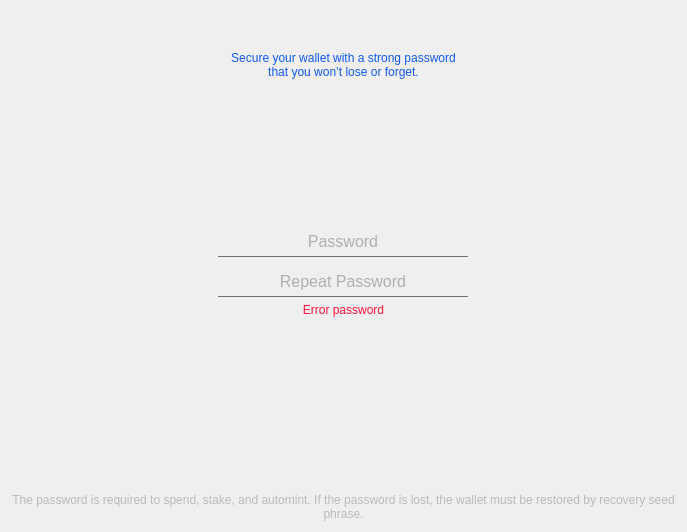
<?xml version="1.0" encoding="UTF-8"?>
<ui version="4.0">
 <class>CreatePassword</class>
 <widget class="QWidget" name="CreatePassword">
  <property name="geometry">
   <rect>
    <x>0</x>
    <y>0</y>
    <width>687</width>
    <height>532</height>
   </rect>
  </property>
  <property name="windowTitle">
   <string>Form</string>
  </property>
  <layout class="QVBoxLayout" name="verticalLayout">
   <item>
    <spacer name="verticalSpacer">
     <property name="orientation">
      <enum>Qt::Vertical</enum>
     </property>
     <property name="sizeType">
      <enum>QSizePolicy::Fixed</enum>
     </property>
     <property name="sizeHint" stdset="0">
      <size>
       <width>20</width>
       <height>40</height>
      </size>
     </property>
    </spacer>
   </item>
   <item alignment="Qt::AlignHCenter">
    <widget class="QLabel" name="labelTitle">
     <property name="maximumSize">
      <size>
       <width>16777215</width>
       <height>50</height>
      </size>
     </property>
     <property name="styleSheet">
      <string notr="true">color:#105aef;</string>
     </property>
     <property name="text">
      <string>Secure your wallet with a strong password 
that you won’t lose or forget.</string>
     </property>
     <property name="alignment">
      <set>Qt::AlignCenter</set>
     </property>
     <property name="wordWrap">
      <bool>true</bool>
     </property>
    </widget>
   </item>
   <item>
    <spacer name="verticalSpacer_2">
     <property name="orientation">
      <enum>Qt::Vertical</enum>
     </property>
     <property name="sizeType">
      <enum>QSizePolicy::Fixed</enum>
     </property>
     <property name="sizeHint" stdset="0">
      <size>
       <width>20</width>
       <height>140</height>
      </size>
     </property>
    </spacer>
   </item>
   <item alignment="Qt::AlignHCenter">
    <widget class="QFrame" name="frame">
     <property name="minimumSize">
      <size>
       <width>0</width>
       <height>50</height>
      </size>
     </property>
     <property name="styleSheet">
      <string notr="true">border:none;</string>
     </property>
     <property name="frameShape">
      <enum>QFrame::StyledPanel</enum>
     </property>
     <property name="frameShadow">
      <enum>QFrame::Raised</enum>
     </property>
     <layout class="QVBoxLayout" name="verticalLayout_2">
      <property name="spacing">
       <number>2</number>
      </property>
      <property name="leftMargin">
       <number>0</number>
      </property>
      <property name="topMargin">
       <number>0</number>
      </property>
      <property name="rightMargin">
       <number>0</number>
      </property>
      <property name="bottomMargin">
       <number>0</number>
      </property>
      <item>
       <widget class="QLineEdit" name="editPassword">
        <property name="minimumSize">
         <size>
          <width>250</width>
          <height>0</height>
         </size>
        </property>
        <property name="maximumSize">
         <size>
          <width>250</width>
          <height>16777215</height>
         </size>
        </property>
        <property name="styleSheet">
         <string notr="true">background-color:transparent;
color:#707070;
font-size:16px;
border:0px;
padding-right:6px;
padding-left:6px;
padding-top:6px;
padding-bottom:2px;</string>
        </property>
        <property name="inputMethodHints">
         <set>Qt::ImhHiddenText</set>
        </property>
        <property name="text">
         <string/>
        </property>
        <property name="alignment">
         <set>Qt::AlignCenter</set>
        </property>
        <property name="placeholderText">
         <string>Password</string>
        </property>
       </widget>
      </item>
      <item>
       <widget class="QLabel" name="separatorPassword">
        <property name="minimumSize">
         <size>
          <width>250</width>
          <height>1</height>
         </size>
        </property>
        <property name="maximumSize">
         <size>
          <width>250</width>
          <height>1</height>
         </size>
        </property>
        <property name="styleSheet">
         <string notr="true">background-color:#707070;
</string>
        </property>
        <property name="text">
         <string/>
        </property>
       </widget>
      </item>
      <item>
       <widget class="QLineEdit" name="editPasswordRepeat">
        <property name="minimumSize">
         <size>
          <width>250</width>
          <height>0</height>
         </size>
        </property>
        <property name="maximumSize">
         <size>
          <width>250</width>
          <height>16777215</height>
         </size>
        </property>
        <property name="styleSheet">
         <string notr="true">background-color:transparent;
color:#707070;
font-size:16px;
border:0px;
padding-right:6px;
padding-left:6px;
padding-top:12px;
padding-bottom:2px;</string>
        </property>
        <property name="alignment">
         <set>Qt::AlignCenter</set>
        </property>
        <property name="placeholderText">
         <string>Repeat Password</string>
        </property>
       </widget>
      </item>
      <item>
       <widget class="QLabel" name="separatorPasswordRepeat">
        <property name="sizePolicy">
         <sizepolicy hsizetype="Fixed" vsizetype="Fixed">
          <horstretch>0</horstretch>
          <verstretch>0</verstretch>
         </sizepolicy>
        </property>
        <property name="minimumSize">
         <size>
          <width>250</width>
          <height>1</height>
         </size>
        </property>
        <property name="maximumSize">
         <size>
          <width>250</width>
          <height>1</height>
         </size>
        </property>
        <property name="styleSheet">
         <string notr="true">background-color:#707070;</string>
        </property>
        <property name="text">
         <string/>
        </property>
       </widget>
      </item>
     </layout>
    </widget>
   </item>
   <item>
    <widget class="QLabel" name="errorMessage">
     <property name="styleSheet">
      <string notr="true">color:#fd1337;</string>
     </property>
     <property name="text">
      <string>Error password</string>
     </property>
     <property name="alignment">
      <set>Qt::AlignCenter</set>
     </property>
    </widget>
   </item>
   <item>
    <spacer name="verticalSpacer_3">
     <property name="orientation">
      <enum>Qt::Vertical</enum>
     </property>
     <property name="sizeHint" stdset="0">
      <size>
       <width>20</width>
       <height>40</height>
      </size>
     </property>
    </spacer>
   </item>
   <item>
    <widget class="QLabel" name="labelBody">
     <property name="styleSheet">
      <string notr="true">color:#bababa;</string>
     </property>
     <property name="text">
      <string>The password is required to spend, stake, and automint. If the password is lost, the wallet must be restored by recovery seed phrase.</string>
     </property>
     <property name="alignment">
      <set>Qt::AlignCenter</set>
     </property>
     <property name="wordWrap">
      <bool>true</bool>
     </property>
     <property name="margin">
      <number>24</number>
     </property>
    </widget>
   </item>
  </layout>
 </widget>
 <resources/>
 <connections/>
</ui>
